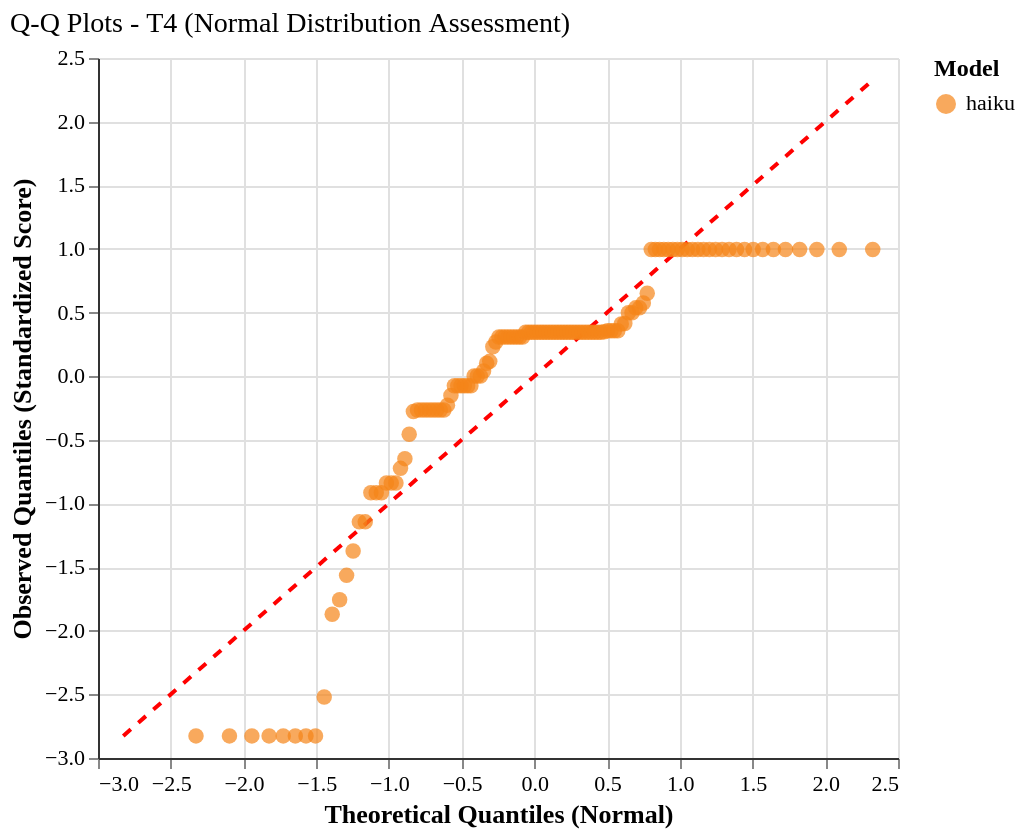

Here is the Vega-Lite specification saved for this chart:
### Vega-Lite specification from a JSON file in a GitHub repository (floating-point values rounded to 4 significant figures)
{"config": {"font": "serif", "axis": {"labelFontSize": 11, "titleFontSize": 13, "gridColor": "#e0e0e0", "domainColor": "#333333"}, "legend": {"labelFontSize": 11, "titleFontSize": 12}, "title": {"fontSize": 14, "anchor": "start", "fontWeight": "normal"}, "view": {"stroke": null, "continuousWidth": 400, "continuousHeight": 300, "strokeWidth": 0}, "mark": {"tooltip": true}}, "layer": [{"data": {"name": "data-9a3cf3fbdaf59eba2e67bc4c6113a410"}, "mark": {"type": "line", "color": "red", "strokeDash": [5, 5], "strokeWidth": 2}, "encoding": {"x": {"field": "theoretical_quantile", "type": "quantitative"}, "y": {"field": "observed_quantile", "type": "quantitative"}}}, {"data": {"name": "data-4c958f2055851a863d8454b3ffb3a521"}, "mark": {"type": "circle", "opacity": 0.7, "size": 60}, "encoding": {"color": {"field": "agent_model", "scale": {"domain": ["haiku"], "range": ["#F58518"]}, "title": "Model", "type": "nominal"}, "tooltip": [{"field": "agent_model", "title": "Model", "type": "nominal"}, {"field": "tier", "title": "Tier", "type": "ordinal"}, {"field": "theoretical_quantile", "format": ".2f", "title": "Theoretical Q", "type": "quantitative"}, {"field": "observed_quantile", "format": ".2f", "title": "Observed Q", "type": "quantitative"}, {"field": "original_score", "format": ".3f", "title": "Original Score", "type": "quantitative"}], "x": {"field": "theoretical_quantile", "scale": {"zero": false}, "title": "Theoretical Quantiles (Normal)", "type": "quantitative"}, "y": {"field": "observed_quantile", "scale": {"zero": false}, "title": "Observed Quantiles (Standardized Score)", "type": "quantitative"}}}], "height": 350, "title": "Q-Q Plots - T4 (Normal Distribution Assessment)", "width": 400, "$schema": "https://vega.github.io/schema/vega-lite/v6.1.0.json", "datasets": {"data-9a3cf3fbdaf59eba2e67bc4c6113a410": [{"theoretical_quantile": -2.826, "observed_quantile": -2.826}, {"theoretical_quantile": 2.326, "observed_quantile": 2.326}], "data-4c958f2055851a863d8454b3ffb3a521": [{"agent_model": "haiku", "tier": "T4", "theoretical_quantile": -2.326, "observed_quantile": -2.826, "original_score": 0.0}, {"agent_model": "haiku", "tier": "T4", "theoretical_quantile": -2.096, "observed_quantile": -2.826, "original_score": 0.0}, {"agent_model": "haiku", "tier": "T4", "theoretical_quantile": -1.942, "observed_quantile": -2.826, "original_score": 0.0}, {"agent_model": "haiku", "tier": "T4", "theoretical_quantile": -1.824, "observed_quantile": -2.826, "original_score": 0.0}, {"agent_model": "haiku", "tier": "T4", "theoretical_quantile": -1.726, "observed_quantile": -2.826, "original_score": 0.0}, {"agent_model": "haiku", "tier": "T4", "theoretical_quantile": -1.643, "observed_quantile": -2.826, "original_score": 0.0}, {"agent_model": "haiku", "tier": "T4", "theoretical_quantile": -1.57, "observed_quantile": -2.826, "original_score": 0.0}, {"agent_model": "haiku", "tier": "T4", "theoretical_quantile": -1.504, "observed_quantile": -2.826, "original_score": 0.0}, {"agent_model": "haiku", "tier": "T4", "theoretical_quantile": -1.445, "observed_quantile": -2.52, "original_score": 0.08}, {"agent_model": "haiku", "tier": "T4", "theoretical_quantile": -1.39, "observed_quantile": -1.871, "original_score": 0.25}, {"agent_model": "haiku", "tier": "T4", "theoretical_quantile": -1.339, "observed_quantile": -1.756, "original_score": 0.28}, {"agent_model": "haiku", "tier": "T4", "theoretical_quantile": -1.291, "observed_quantile": -1.565, "original_score": 0.33}, {"agent_model": "haiku", "tier": "T4", "theoretical_quantile": -1.246, "observed_quantile": -1.374, "original_score": 0.38}, {"agent_model": "haiku", "tier": "T4", "theoretical_quantile": -1.203, "observed_quantile": -1.145, "original_score": 0.44}, {"agent_model": "haiku", "tier": "T4", "theoretical_quantile": -1.163, "observed_quantile": -1.145, "original_score": 0.44}, {"agent_model": "haiku", "tier": "T4", "theoretical_quantile": -1.124, "observed_quantile": -0.9154, "original_score": 0.5}, {"agent_model": "haiku", "tier": "T4", "theoretical_quantile": -1.087, "observed_quantile": -0.9154, "original_score": 0.5}, {"agent_model": "haiku", "tier": "T4", "theoretical_quantile": -1.051, "observed_quantile": -0.9154, "original_score": 0.5}, {"agent_model": "haiku", "tier": "T4", "theoretical_quantile": -1.017, "observed_quantile": -0.8389, "original_score": 0.52}, {"agent_model": "haiku", "tier": "T4", "theoretical_quantile": -0.9837, "observed_quantile": -0.8389, "original_score": 0.52}, {"agent_model": "haiku", "tier": "T4", "theoretical_quantile": -0.9516, "observed_quantile": -0.8389, "original_score": 0.52}, {"agent_model": "haiku", "tier": "T4", "theoretical_quantile": -0.9204, "observed_quantile": -0.7243, "original_score": 0.55}, {"agent_model": "haiku", "tier": "T4", "theoretical_quantile": -0.89, "observed_quantile": -0.6479, "original_score": 0.57}, {"agent_model": "haiku", "tier": "T4", "theoretical_quantile": -0.8605, "observed_quantile": -0.4568, "original_score": 0.62}, {"agent_model": "haiku", "tier": "T4", "theoretical_quantile": -0.8317, "observed_quantile": -0.2771, "original_score": 0.667}, {"agent_model": "haiku", "tier": "T4", "theoretical_quantile": -0.8036, "observed_quantile": -0.2657, "original_score": 0.67}, {"agent_model": "haiku", "tier": "T4", "theoretical_quantile": -0.7761, "observed_quantile": -0.2657, "original_score": 0.67}, {"agent_model": "haiku", "tier": "T4", "theoretical_quantile": -0.7491, "observed_quantile": -0.2657, "original_score": 0.67}, {"agent_model": "haiku", "tier": "T4", "theoretical_quantile": -0.7227, "observed_quantile": -0.2657, "original_score": 0.67}, {"agent_model": "haiku", "tier": "T4", "theoretical_quantile": -0.6968, "observed_quantile": -0.2657, "original_score": 0.67}, {"agent_model": "haiku", "tier": "T4", "theoretical_quantile": -0.6714, "observed_quantile": -0.2657, "original_score": 0.67}, {"agent_model": "haiku", "tier": "T4", "theoretical_quantile": -0.6464, "observed_quantile": -0.2657, "original_score": 0.67}, {"agent_model": "haiku", "tier": "T4", "theoretical_quantile": -0.6218, "observed_quantile": -0.2657, "original_score": 0.67}, {"agent_model": "haiku", "tier": "T4", "theoretical_quantile": -0.5975, "observed_quantile": -0.2275, "original_score": 0.68}, {"agent_model": "haiku", "tier": "T4", "theoretical_quantile": -0.5736, "observed_quantile": -0.151, "original_score": 0.7}, {"agent_model": "haiku", "tier": "T4", "theoretical_quantile": -0.55, "observed_quantile": -0.0746, "original_score": 0.72}, {"agent_model": "haiku", "tier": "T4", "theoretical_quantile": -0.5268, "observed_quantile": -0.0746, "original_score": 0.72}, {"agent_model": "haiku", "tier": "T4", "theoretical_quantile": -0.5038, "observed_quantile": -0.0746, "original_score": 0.72}, {"agent_model": "haiku", "tier": "T4", "theoretical_quantile": -0.481, "observed_quantile": -0.0746, "original_score": 0.72}, {"agent_model": "haiku", "tier": "T4", "theoretical_quantile": -0.4585, "observed_quantile": -0.0746, "original_score": 0.72}, {"agent_model": "haiku", "tier": "T4", "theoretical_quantile": -0.4363, "observed_quantile": -0.0746, "original_score": 0.72}, {"agent_model": "haiku", "tier": "T4", "theoretical_quantile": -0.4143, "observed_quantile": 0.001833, "original_score": 0.74}, {"agent_model": "haiku", "tier": "T4", "theoretical_quantile": -0.3924, "observed_quantile": 0.001833, "original_score": 0.74}, {"agent_model": "haiku", "tier": "T4", "theoretical_quantile": -0.3708, "observed_quantile": 0.001833, "original_score": 0.74}, {"agent_model": "haiku", "tier": "T4", "theoretical_quantile": -0.3493, "observed_quantile": 0.04005, "original_score": 0.75}, {"agent_model": "haiku", "tier": "T4", "theoretical_quantile": -0.3279, "observed_quantile": 0.1012, "original_score": 0.766}, {"agent_model": "haiku", "tier": "T4", "theoretical_quantile": -0.3068, "observed_quantile": 0.1165, "original_score": 0.77}, {"agent_model": "haiku", "tier": "T4", "theoretical_quantile": -0.2857, "observed_quantile": 0.2311, "original_score": 0.8}, {"agent_model": "haiku", "tier": "T4", "theoretical_quantile": -0.2648, "observed_quantile": 0.2694, "original_score": 0.81}, {"agent_model": "haiku", "tier": "T4", "theoretical_quantile": -0.244, "observed_quantile": 0.3076, "original_score": 0.82}, {"agent_model": "haiku", "tier": "T4", "theoretical_quantile": -0.2233, "observed_quantile": 0.3076, "original_score": 0.82}, {"agent_model": "haiku", "tier": "T4", "theoretical_quantile": -0.2027, "observed_quantile": 0.3076, "original_score": 0.82}, {"agent_model": "haiku", "tier": "T4", "theoretical_quantile": -0.1822, "observed_quantile": 0.3076, "original_score": 0.82}, {"agent_model": "haiku", "tier": "T4", "theoretical_quantile": -0.1618, "observed_quantile": 0.3076, "original_score": 0.82}, {"agent_model": "haiku", "tier": "T4", "theoretical_quantile": -0.1414, "observed_quantile": 0.3076, "original_score": 0.82}, {"agent_model": "haiku", "tier": "T4", "theoretical_quantile": -0.1211, "observed_quantile": 0.3076, "original_score": 0.82}, {"agent_model": "haiku", "tier": "T4", "theoretical_quantile": -0.1008, "observed_quantile": 0.3076, "original_score": 0.82}, {"agent_model": "haiku", "tier": "T4", "theoretical_quantile": -0.08063, "observed_quantile": 0.3076, "original_score": 0.82}, {"agent_model": "haiku", "tier": "T4", "theoretical_quantile": -0.06044, "observed_quantile": 0.3458, "original_score": 0.83}, {"agent_model": "haiku", "tier": "T4", "theoretical_quantile": -0.04028, "observed_quantile": 0.3458, "original_score": 0.83}, {"agent_model": "haiku", "tier": "T4", "theoretical_quantile": -0.02014, "observed_quantile": 0.3458, "original_score": 0.83}, {"agent_model": "haiku", "tier": "T4", "theoretical_quantile": -1.391e-16, "observed_quantile": 0.3458, "original_score": 0.83}, {"agent_model": "haiku", "tier": "T4", "theoretical_quantile": 0.02014, "observed_quantile": 0.3458, "original_score": 0.83}, {"agent_model": "haiku", "tier": "T4", "theoretical_quantile": 0.04028, "observed_quantile": 0.3458, "original_score": 0.83}, {"agent_model": "haiku", "tier": "T4", "theoretical_quantile": 0.06044, "observed_quantile": 0.3458, "original_score": 0.83}, {"agent_model": "haiku", "tier": "T4", "theoretical_quantile": 0.08063, "observed_quantile": 0.3458, "original_score": 0.83}, {"agent_model": "haiku", "tier": "T4", "theoretical_quantile": 0.1008, "observed_quantile": 0.3458, "original_score": 0.83}, {"agent_model": "haiku", "tier": "T4", "theoretical_quantile": 0.1211, "observed_quantile": 0.3458, "original_score": 0.83}, {"agent_model": "haiku", "tier": "T4", "theoretical_quantile": 0.1414, "observed_quantile": 0.3458, "original_score": 0.83}, {"agent_model": "haiku", "tier": "T4", "theoretical_quantile": 0.1618, "observed_quantile": 0.3458, "original_score": 0.83}, {"agent_model": "haiku", "tier": "T4", "theoretical_quantile": 0.1822, "observed_quantile": 0.3458, "original_score": 0.83}, {"agent_model": "haiku", "tier": "T4", "theoretical_quantile": 0.2027, "observed_quantile": 0.3458, "original_score": 0.83}, {"agent_model": "haiku", "tier": "T4", "theoretical_quantile": 0.2233, "observed_quantile": 0.3458, "original_score": 0.83}, {"agent_model": "haiku", "tier": "T4", "theoretical_quantile": 0.244, "observed_quantile": 0.3458, "original_score": 0.83}, {"agent_model": "haiku", "tier": "T4", "theoretical_quantile": 0.2648, "observed_quantile": 0.3458, "original_score": 0.83}, {"agent_model": "haiku", "tier": "T4", "theoretical_quantile": 0.2857, "observed_quantile": 0.3458, "original_score": 0.83}, {"agent_model": "haiku", "tier": "T4", "theoretical_quantile": 0.3068, "observed_quantile": 0.3458, "original_score": 0.83}, {"agent_model": "haiku", "tier": "T4", "theoretical_quantile": 0.3279, "observed_quantile": 0.3458, "original_score": 0.83}, {"agent_model": "haiku", "tier": "T4", "theoretical_quantile": 0.3493, "observed_quantile": 0.3458, "original_score": 0.83}, {"agent_model": "haiku", "tier": "T4", "theoretical_quantile": 0.3708, "observed_quantile": 0.3458, "original_score": 0.83}, {"agent_model": "haiku", "tier": "T4", "theoretical_quantile": 0.3924, "observed_quantile": 0.3458, "original_score": 0.83}, {"agent_model": "haiku", "tier": "T4", "theoretical_quantile": 0.4143, "observed_quantile": 0.3458, "original_score": 0.83}, {"agent_model": "haiku", "tier": "T4", "theoretical_quantile": 0.4363, "observed_quantile": 0.3458, "original_score": 0.83}, {"agent_model": "haiku", "tier": "T4", "theoretical_quantile": 0.4585, "observed_quantile": 0.3458, "original_score": 0.83}, {"agent_model": "haiku", "tier": "T4", "theoretical_quantile": 0.481, "observed_quantile": 0.3496, "original_score": 0.831}, {"agent_model": "haiku", "tier": "T4", "theoretical_quantile": 0.5038, "observed_quantile": 0.3572, "original_score": 0.833}, {"agent_model": "haiku", "tier": "T4", "theoretical_quantile": 0.5268, "observed_quantile": 0.3572, "original_score": 0.833}, {"agent_model": "haiku", "tier": "T4", "theoretical_quantile": 0.55, "observed_quantile": 0.3572, "original_score": 0.833}, {"agent_model": "haiku", "tier": "T4", "theoretical_quantile": 0.5736, "observed_quantile": 0.3572, "original_score": 0.833}, {"agent_model": "haiku", "tier": "T4", "theoretical_quantile": 0.5975, "observed_quantile": 0.4108, "original_score": 0.847}, {"agent_model": "haiku", "tier": "T4", "theoretical_quantile": 0.6218, "observed_quantile": 0.4146, "original_score": 0.848}, {"agent_model": "haiku", "tier": "T4", "theoretical_quantile": 0.6464, "observed_quantile": 0.4987, "original_score": 0.87}, {"agent_model": "haiku", "tier": "T4", "theoretical_quantile": 0.6714, "observed_quantile": 0.4987, "original_score": 0.87}, {"agent_model": "haiku", "tier": "T4", "theoretical_quantile": 0.6968, "observed_quantile": 0.5369, "original_score": 0.88}, {"agent_model": "haiku", "tier": "T4", "theoretical_quantile": 0.7227, "observed_quantile": 0.5369, "original_score": 0.88}, {"agent_model": "haiku", "tier": "T4", "theoretical_quantile": 0.7491, "observed_quantile": 0.5751, "original_score": 0.89}, {"agent_model": "haiku", "tier": "T4", "theoretical_quantile": 0.7761, "observed_quantile": 0.6515, "original_score": 0.91}, {"agent_model": "haiku", "tier": "T4", "theoretical_quantile": 0.8036, "observed_quantile": 0.9955, "original_score": 1.0}, {"agent_model": "haiku", "tier": "T4", "theoretical_quantile": 0.8317, "observed_quantile": 0.9955, "original_score": 1.0}, {"agent_model": "haiku", "tier": "T4", "theoretical_quantile": 0.8605, "observed_quantile": 0.9955, "original_score": 1.0}, {"agent_model": "haiku", "tier": "T4", "theoretical_quantile": 0.89, "observed_quantile": 0.9955, "original_score": 1.0}, {"agent_model": "haiku", "tier": "T4", "theoretical_quantile": 0.9204, "observed_quantile": 0.9955, "original_score": 1.0}, {"agent_model": "haiku", "tier": "T4", "theoretical_quantile": 0.9516, "observed_quantile": 0.9955, "original_score": 1.0}, {"agent_model": "haiku", "tier": "T4", "theoretical_quantile": 0.9837, "observed_quantile": 0.9955, "original_score": 1.0}, {"agent_model": "haiku", "tier": "T4", "theoretical_quantile": 1.017, "observed_quantile": 0.9955, "original_score": 1.0}, {"agent_model": "haiku", "tier": "T4", "theoretical_quantile": 1.051, "observed_quantile": 0.9955, "original_score": 1.0}, {"agent_model": "haiku", "tier": "T4", "theoretical_quantile": 1.087, "observed_quantile": 0.9955, "original_score": 1.0}, {"agent_model": "haiku", "tier": "T4", "theoretical_quantile": 1.124, "observed_quantile": 0.9955, "original_score": 1.0}, {"agent_model": "haiku", "tier": "T4", "theoretical_quantile": 1.163, "observed_quantile": 0.9955, "original_score": 1.0}, {"agent_model": "haiku", "tier": "T4", "theoretical_quantile": 1.203, "observed_quantile": 0.9955, "original_score": 1.0}, {"agent_model": "haiku", "tier": "T4", "theoretical_quantile": 1.246, "observed_quantile": 0.9955, "original_score": 1.0}, {"agent_model": "haiku", "tier": "T4", "theoretical_quantile": 1.291, "observed_quantile": 0.9955, "original_score": 1.0}, {"agent_model": "haiku", "tier": "T4", "theoretical_quantile": 1.339, "observed_quantile": 0.9955, "original_score": 1.0}, {"agent_model": "haiku", "tier": "T4", "theoretical_quantile": 1.39, "observed_quantile": 0.9955, "original_score": 1.0}, {"agent_model": "haiku", "tier": "T4", "theoretical_quantile": 1.445, "observed_quantile": 0.9955, "original_score": 1.0}, {"agent_model": "haiku", "tier": "T4", "theoretical_quantile": 1.504, "observed_quantile": 0.9955, "original_score": 1.0}, {"agent_model": "haiku", "tier": "T4", "theoretical_quantile": 1.57, "observed_quantile": 0.9955, "original_score": 1.0}, {"agent_model": "haiku", "tier": "T4", "theoretical_quantile": 1.643, "observed_quantile": 0.9955, "original_score": 1.0}, {"agent_model": "haiku", "tier": "T4", "theoretical_quantile": 1.726, "observed_quantile": 0.9955, "original_score": 1.0}, {"agent_model": "haiku", "tier": "T4", "theoretical_quantile": 1.824, "observed_quantile": 0.9955, "original_score": 1.0}, {"agent_model": "haiku", "tier": "T4", "theoretical_quantile": 1.942, "observed_quantile": 0.9955, "original_score": 1.0}, {"agent_model": "haiku", "tier": "T4", "theoretical_quantile": 2.096, "observed_quantile": 0.9955, "original_score": 1.0}, {"agent_model": "haiku", "tier": "T4", "theoretical_quantile": 2.326, "observed_quantile": 0.9955, "original_score": 1.0}]}}
